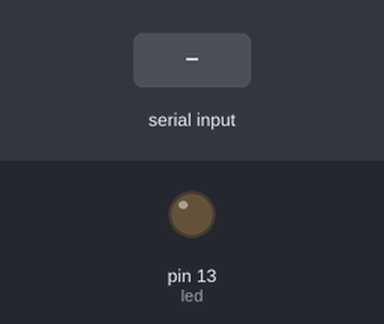
A sketch run on a simulated Arduino Uno, built with avr-gcc and run on an emulated ATmega328P. Parts: output pins drawn as LEDs (lit = HIGH). Inputs (shaded band) come from the test bench.

Above: at 1.2 s.
1.3 s: "A" received over Serial
At 2.0 s:
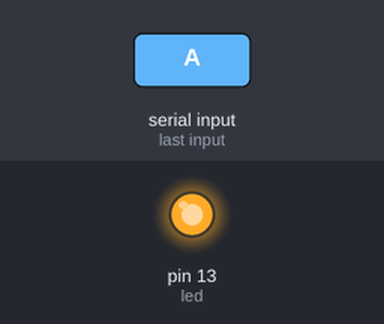
2.8 s: "1" received over Serial
At 4.7 s:
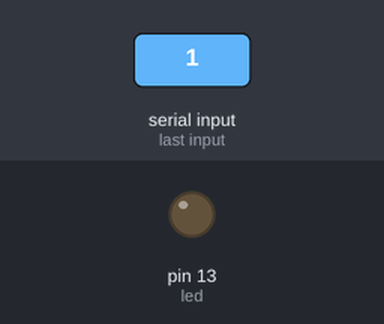
Timing chart, 0 to 6.2 s (numbered marks = the images above; inputs shaded):
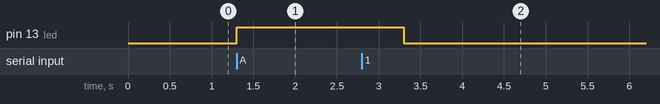

Measured:
- after the input at 1.3 s, pin 13 (led): LOW → HIGH at once
- after the input at 2.8 s, pin 13 (led): HIGH → LOW after 0.50 s

The sketch:

serial.ino
```cpp
int led = 13;
void setup() {
  pinMode(led, OUTPUT);
  Serial.begin(9600);

}

void loop() {
  if(Serial.available()){
    int data = Serial.read();
    if(data == 'A'){
     digitalWrite(led, HIGH);
     delay(2000);
    }else{
      digitalWrite(led, LOW);
    }
  }

}
```
